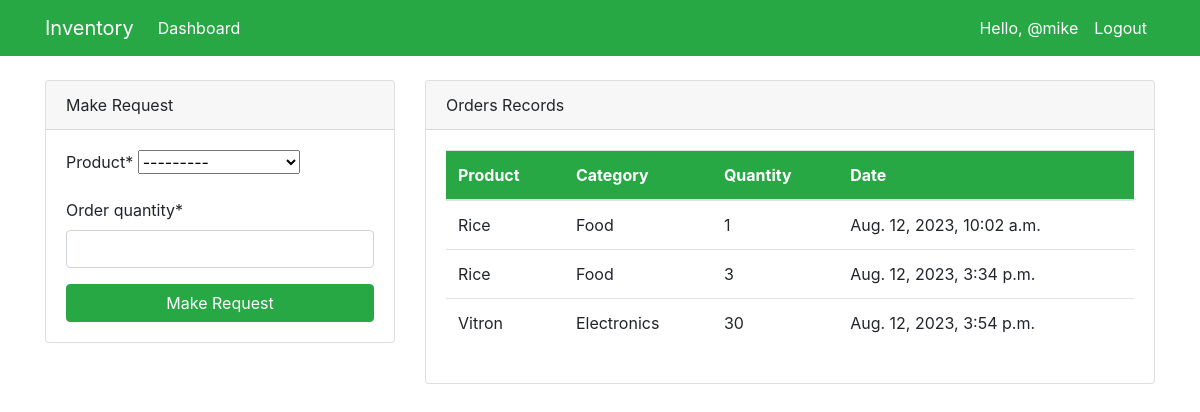
/dashboard/ (signed in), run on the app's committed database.
### dashboard/models.py (models this page shows, shortened)
class Order(models.Model):
    product = models.ForeignKey(Product, on_delete=models.CASCADE, null=True)
    staff = models.ForeignKey(User, models.CASCADE, null=True)
    order_quantity = models.PositiveIntegerField(null=True)
    date = models.DateTimeField(auto_now_add=True)

class Product(models.Model):
    name = models.CharField(max_length=250, null=True)
    category = models.CharField(max_length=20, choices=CATEGORY)
    quantity = models.PositiveIntegerField(null=True)
    def __str__(self):
        return f'{self.name} -- {self.quantity}'

### dashboard/views.py (the view)
# urls.py: path('dashboard/', views.index, name='dashboard-index'),
@login_required
def index(request):
    orders = Order.objects.all()
    products = Product.objects.all()
    workers_count = User.objects.all().count()
    orders_count = Order.objects.all().count()
    items_count = Product.objects.all().count()
    if request.method == 'POST':
        form = OrderForm(request.POST)
        if form.is_valid():
            instance = form.save(commit=False)
            instance.staff = request.user
            instance.save()
            return redirect('dashboard-index')
    else:
        form = OrderForm()
    context = {
        "orders": orders,
        "form":form,
        "products":products,
        "orders_count": orders_count,
        "workers_count": workers_count,
        "items_count": items_count,
    }
    return render(request, 'dashboard/index.html', context)

### dashboard/forms.py
class OrderForm(forms.ModelForm):
    class Meta:
        model = Order
        fields = ['product', 'order_quantity']

### templates/dashboard/index.html (shortened to what this page needs)
{% extends 'partials/base.html' %}
{% block content %}
 {% if user.is_authenticated and user.is_staff and user.is_superuser %}
 {% include 'partials/topnav.html' %}
 <div class="container">
    <div class="row my-5">
        <div class="col-md-6">
            <div class="bg-white">
                <canvas id="myChart1" width="400" height="300"></canvas>
                <script>
                    var ctx = document.getElementById('myChart1').getContext('2d');
                    var myChart1 = new Chart(ctx, {
                        type: 'pie',
                        data: {
                            labels: [{% for order in orders %} '{{order.product.name}}', {% endfor %}],
                            datasets: [{
                                label: 'Oders',
                                data: [{% for order in orders %} {{ order.order_quantity }}, {% endfor %}],
                                backgroundColor: [
                                    'rgba(255, 99, 132, 1)',
                                    'rgba(54, 162, 235, 1)',
                                    'rgba(255, 206, 86, 1)',
                                    'rgba(75, 192, 192, 1)',
                                    'rgba(153, 102, 255, 1)',
                                    'rgba(255, 159, 64, 1)'
                                ],
                                borderColor: [
                                    'rgba(255, 99, 132, 1)',
                                    'rgba(54, 162, 235, 1)',
                                    'rgba(255, 206, 86, 1)',
                                    'rgba(75, 192, 192, 1)',
                                    'rgba(153, 102, 255, 1)',
                                    'rgba(255, 159, 64, 1)'
                                ],
                                borderWidth: 1
                            }]
                        },
                        options: {
                            scales: {
                                yAxes: [{
                                    ticks: {
                                        beginAtZero: true
                                    }
                                }]
                            }
                        }
                    });
                </script>
            </div>
        </div>
        <div class="col-md-6">
            <div class="bg-white">
                <canvas id="myChart" width="400" height="300"></canvas>
                <script>
                    var ctx = document.getElementById('myChart').getContext('2d');
                    var myChart = new Chart(ctx, {
                        type: 'bar',
                        data: {
                            labels: [{% for product in products %} '{{product.name}}', {% endfor %}],
                            datasets: [{
                                label: 'Products',
                                data: [{% for product in products %} {{ product.quantity}}, {% endfor %}],
                                backgroundColor: [
                                    'rgba(255, 99, 132, 1)',
                                    'rgba(54, 162, 235, 1)',
                                    'rgba(255, 206, 86, 1)',
                                    'rgba(75, 192, 192, 1)',
                                    'rgba(153, 102, 255, 1)',
                                    'rgba(255, 159, 64, 1)'
                                ],
                                borderColor: [
                                    'rgba(255, 99, 132, 1)',
                                    'rgba(54, 162, 235, 1)',
                                    'rgba(255, 206, 86, 1)',
                                    'rgba(75, 192, 192, 1)',
                                    'rgba(153, 102, 255, 1)',
                                    'rgba(255, 159, 64, 1)'
                                ],
                                borderWidth: 1
                            }]
                        },
                        options: {
                            scales: {
                                yAxes: [{
                                    ticks: {
                                        beginAtZero: true
                                    }
                                }]
                            }
                        }
                    });
                </script>
            </div>
        </div>
    </div>
</div>
{% else %}
{% include 'dashboard/staff_index.html'%}
{% endif %}
{% endblock %}

### templates/partials/nav.html (shortened to what this page needs)
    <nav class="navbar navbar-expand-lg navbar-info bg-success">
        {% if user.is_authenticated %}
        <div class="container">
            <a class="navbar-brand text-white" href="{% url 'dashboard-index'%}">Inventory</a>
            <div class="collapse navbar-collapse" id="navbarSupportedContent">
                <ul class="navbar-nav mr-auto">
                    <li class="nav-item active">
                        <a class="nav-link text-white" href="{% url 'dashboard-index'%}">Dashboard </a>
                    </li>
                </ul>
                <ul class="navbar-nav ml-auto">
                    <li class="nav-item active">
                        <a class="nav-link text-white" href="{% url 'user-profile'%}">Hello, @{{user.username}} </a>
                    </li>
                    <li class="nav-item">
                        <a class="nav-link text-white" href="{% url 'user-logout'%}">Logout</a>
                    </li>
                </ul>
        {% endif %}
    </nav>

### templates/dashboard/staff_index.html (shortened to what this page needs)
{% load crispy_forms_tags %}
<div class="container">
    <div class="row mt-4">
        <div class="col-md-4">
            <div class="card">
                <div class="card-header">
                    Make Request
                </div>
                <div class="card-body">
                    <form method="POST">
                        {{ form | crispy }}
                        <input class="btn btn-success btn-block" type="submit" value="Make Request">
                    </form>
                </div>
            </div>
        </div>
        <div class="col-md-8">
            <div class="card">
                <div class="card-header">
                    Orders Records
                </div>
                <div class="card-body">
                    <table class="table bg-white">
                        <thead class="bg-success text-white">
                            <tr>
                                <th scope="col">Product</th>
                                <th scope="col">Category</th>
                                <th scope="col">Quantity</th>
                                <th scope="col">Date</th>
                            </tr>
                        </thead>
                        <tbody>
                            {% for order in orders %}
                            {% if order.staff == user %}
                            <tr>
                                <td>{{ order.product.name}}</td>
                                <td>{{ order.product.category}}</td>
                                <td>{{ order.order_quantity}}</td>
                                <td>{{ order.date}}</td>
                            </tr>
                            {% endif %}
                            {% endfor %}
                        </tbody>
                    </table>
                </div>
            </div>
        </div>
    </div>
</div>

### static/style.css (style rules this page uses)
body { background: rgba(230, 227, 227); }

### data on the page
Order: product.name "Rice", product.category "Food", order_quantity "1", date "Aug. 12, 2023, 10:02 a.m."
Order: product.name "Rice", product.category "Food", order_quantity "3", date "Aug. 12, 2023, 3:34 p.m."
Order: product.name "Vitron", product.category "Electronics", order_quantity "30", date "Aug. 12, 2023, 3:54 p.m."

### other printed values
{{ user.username }} "mike"
